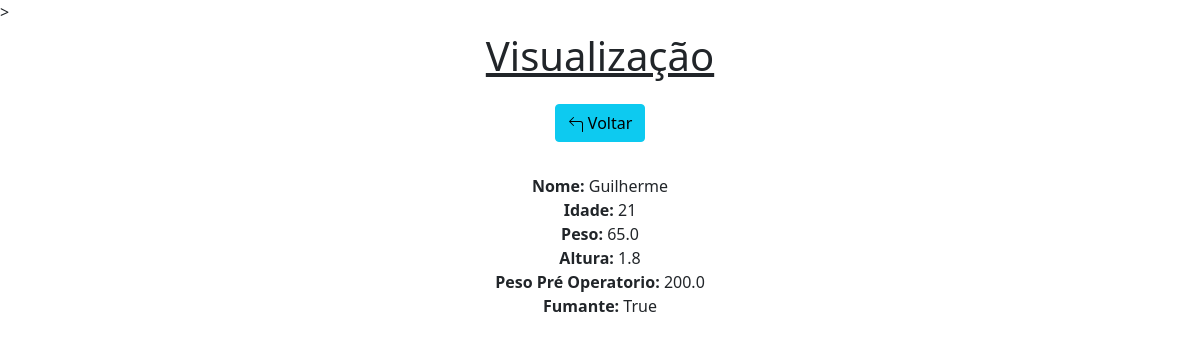
Screenshot of /view/1/ with the database file from the repository.
### app/models.py (models this page shows)
class Pacientes(models.Model):
    nome = models.CharField(max_length=150)
    idade = models.IntegerField()
    peso = models.FloatField(max_length=30)
    altura = models.FloatField(max_length=30, default=0)
    pesoPreOperatorio = models.FloatField(max_length=30, default=0)
    fumo = models.BooleanField(default=False)

### app/views.py (the view)
# urls.py: path('view/<int:pk>/', view, name='view'),
def view(request, pk):
    data = {}
    data['db'] = Pacientes.objects.get(pk=pk)
    return render(request, 'view.html', data)

### app/templates/view.html (shortened to what this page needs)
<!DOCTYPE>
<html lang="pt-br">
<head>
    <link href="https://cdn.jsdelivr.net/npm/bootstrap@5.0.2/dist/css/bootstrap.min.css" rel="stylesheet">>
</head>
<body>
    <div class="col-8 m-auto pt-2 pb-2 text-center">
        <h1><inS>Visualização</inS></h1>
    </div>
    <div class="col-8 m-auto pt-2 pb-2 text-center">
        <a href="/" class="btn btn-info">
        Voltar
        </a>
    </div>
    <div class="col-8 m-auto pt-4 pb-2 text-center">
        <strong>Nome: </strong>{{db.nome}}<br>
        <strong>Idade: </strong>{{db.idade}}<br>
        <strong>Peso: </strong>{{db.peso}}<br>
        <strong>Altura: </strong>{{db.altura}}<br>
        <strong>Peso Pré Operatorio: </strong>{{db.pesoPreOperatorio}}<br>
        <strong>Fumante: </strong>{{db.fumo}}<br>
    </div>
</body>
</html>

### rows the page displays
Pacientes: nome "Guilherme", idade "21", peso "65.0", altura "1.8", pesoPreOperatorio "200.0", fumo "True"
